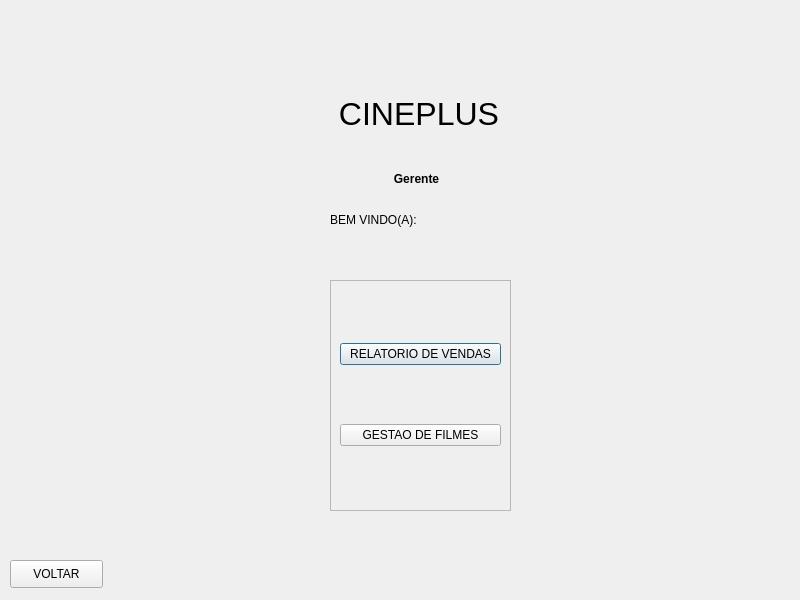
<?xml version="1.0" encoding="UTF-8"?>
<ui version="4.0">
 <class>Dialog</class>
 <widget class="QDialog" name="Dialog">
  <property name="geometry">
   <rect>
    <x>0</x>
    <y>0</y>
    <width>800</width>
    <height>600</height>
   </rect>
  </property>
  <property name="sizePolicy">
   <sizepolicy hsizetype="Fixed" vsizetype="Fixed">
    <horstretch>0</horstretch>
    <verstretch>0</verstretch>
   </sizepolicy>
  </property>
  <property name="minimumSize">
   <size>
    <width>800</width>
    <height>600</height>
   </size>
  </property>
  <property name="maximumSize">
   <size>
    <width>800</width>
    <height>600</height>
   </size>
  </property>
  <property name="windowTitle">
   <string>Dialog</string>
  </property>
  <widget class="QFrame" name="frame">
   <property name="geometry">
    <rect>
     <x>330</x>
     <y>280</y>
     <width>181</width>
     <height>231</height>
    </rect>
   </property>
   <property name="frameShape">
    <enum>QFrame::StyledPanel</enum>
   </property>
   <property name="frameShadow">
    <enum>QFrame::Raised</enum>
   </property>
   <layout class="QVBoxLayout" name="verticalLayout">
    <item>
     <widget class="QPushButton" name="pushButton">
      <property name="text">
       <string>RELATORIO DE VENDAS</string>
      </property>
     </widget>
    </item>
    <item>
     <widget class="QPushButton" name="pushButton_2">
      <property name="text">
       <string>GESTAO DE FILMES</string>
      </property>
     </widget>
    </item>
   </layout>
  </widget>
  <widget class="QPushButton" name="pushButton_4">
   <property name="geometry">
    <rect>
     <x>10</x>
     <y>560</y>
     <width>93</width>
     <height>28</height>
    </rect>
   </property>
   <property name="text">
    <string>VOLTAR</string>
   </property>
  </widget>
  <widget class="QLabel" name="label">
   <property name="geometry">
    <rect>
     <x>330</x>
     <y>91</y>
     <width>178</width>
     <height>48</height>
    </rect>
   </property>
   <property name="text">
    <string>&lt;html&gt;&lt;head/&gt;&lt;body&gt;&lt;p align=&quot;center&quot;&gt;&lt;span style=&quot; font-size:24pt;&quot;&gt;CINEPLUS&lt;/span&gt;&lt;/p&gt;&lt;/body&gt;&lt;/html&gt;</string>
   </property>
  </widget>
  <widget class="QLabel" name="label_2">
   <property name="geometry">
    <rect>
     <x>370</x>
     <y>171</y>
     <width>93</width>
     <height>16</height>
    </rect>
   </property>
   <property name="text">
    <string>&lt;html&gt;&lt;head/&gt;&lt;body&gt;&lt;p align=&quot;center&quot;&gt;&lt;span style=&quot; font-weight:600;&quot;&gt;Gerente&lt;/span&gt;&lt;/p&gt;&lt;/body&gt;&lt;/html&gt;</string>
   </property>
  </widget>
  <widget class="QLabel" name="label_4">
   <property name="enabled">
    <bool>false</bool>
   </property>
   <property name="geometry">
    <rect>
     <x>420</x>
     <y>210</y>
     <width>151</width>
     <height>21</height>
    </rect>
   </property>
   <property name="text">
    <string/>
   </property>
  </widget>
  <widget class="QLabel" name="label_3">
   <property name="geometry">
    <rect>
     <x>330</x>
     <y>210</y>
     <width>91</width>
     <height>20</height>
    </rect>
   </property>
   <property name="text">
    <string>BEM VINDO(A): </string>
   </property>
  </widget>
 </widget>
 <resources/>
 <connections/>
</ui>
